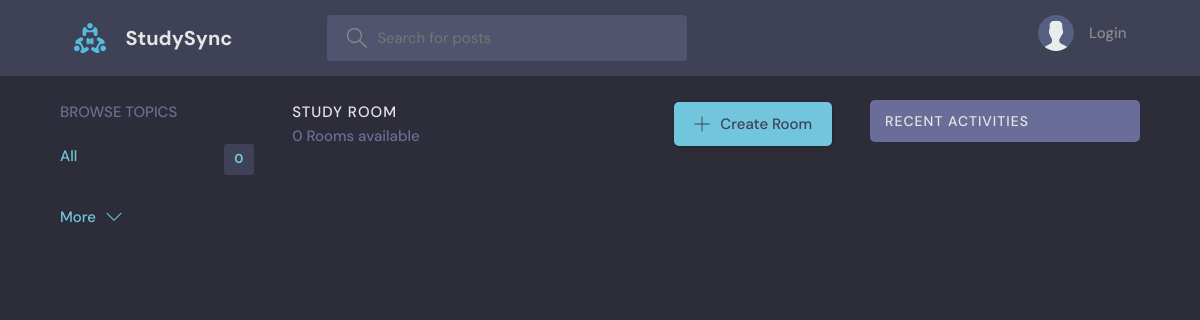
The app's page /, older data.
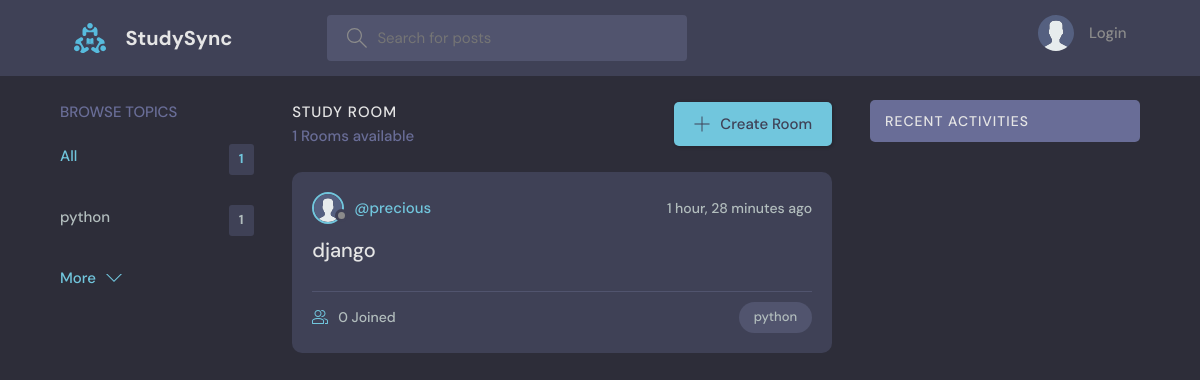
The same page, newer data.
### discord/models.py (models this page shows, shortened)
class Topic(models.Model):
    name = models.CharField(max_length=200)  # Name of the topic

class Room(models.Model):
    host = models.ForeignKey(CustomUser, on_delete=models.SET_NULL, null=True)
    topic = models.ForeignKey(Topic, on_delete=models.SET_NULL, null=True)
    name = models.CharField(max_length=200)
    description = models.TextField(null=True, blank=True)
    participants = models.ManyToManyField(CustomUser, related_name='participants')
    updated = models.DateTimeField(auto_now=True)
    created = models.DateTimeField(auto_now_add=True)
    class Meta:
        ordering = ['-updated', '-created']

class CustomUser(AbstractUser):
    profile_picture = models.ImageField(upload_to='profiles',default='name.png')

### discord/views.py (the view)
# urls.py: path('', views.home,  name="home"),                  # URL for home page
def home(request):
    q = request.GET.get('q') if request.GET.get('q') is not None else ''
    rooms = Room.objects.filter(
        Q(topic__name__icontains=q) |  # Filter rooms by topic name containing the search query
        Q(name__icontains=q) |          # Filter rooms by name containing the search query
        Q(description__icontains=q)     # Filter rooms by description containing the search query
    )
    topics = Topic.objects.all()[0:5]
    room_count = rooms.count()
    room_messages = Message.objects.filter(Q(room__topic__name__icontains=q))
    context = {
        'rooms': rooms,                 # Filtered rooms
        'topics': topics,               # First 5 topics
        'room_count': room_count,       # Number of filtered rooms
        'room_messages': room_messages  # Filtered messages
    }
    return render(request, 'discord/home.html', context)

### discord/templates/discord/home.html (shortened to what this page needs)
{% extends 'main.html' %}
{% block content %}
    <main class="layout layout--3">
      <div class="container">
        {% include 'discord/topics_component.html' %}
        <div class="roomList">
          <div class="roomList__header">
            <div>
              <h2>Study Room</h2>
              <p>{{room_count}} Rooms available</p>
            </div>
            <a class="btn btn--main" href="{% url 'discord:create-room' %}">
              <svg version="1.1" xmlns="http://www.w3.org/2000/svg" width="32" height="32" viewBox="0 0 32 32">
                <title>add</title>
                <path
                  d="M16.943 0.943h-1.885v14.115h-14.115v1.885h14.115v14.115h1.885v-14.115h14.115v-1.885h-14.115v-14.115z"
                ></path>
              </svg>
              Create Room
            </a>
          </div>
          {% include 'discord/feed_component.html' %}
        </div>
        {% include 'discord/activity_component.html' %}
      </div>
    </main>
{% endblock %}

### discord/templates/discord/topics_component.html
<div class="topics">
    <div class="topics__header">
      <h2>Browse Topics</h2>
    </div>
    <ul class="topics__list">
       <li>
           <a href="{% url 'discord:home' %}" class="active">All <span>{{topics.count}}</span></a>
       </li>
       {% for topic in topics %}
       <li>
           <a href="{% url 'discord:home' %}?q={{topic.name}}">{{topic.name}}<span>{{topic.room_set.all.count}}</span></a>
       </li>
       {% endfor %}
   </ul>
    <a class="btn btn--link" href="{% url 'discord:topics' %}">
      More
      <svg version="1.1" xmlns="http://www.w3.org/2000/svg" width="32" height="32" viewBox="0 0 32 32">
        <title>chevron-down</title>
        <path d="M16 21l-13-13h-3l16 16 16-16h-3l-13 13z"></path>
      </svg>
    </a>
  </div>

### discord/templates/discord/feed_component.html (shortened to what this page needs)
{% for room in rooms %}
{% load static %}
<div class="roomListRoom">
    <div class="roomListRoom__header">
        <a href="{% url 'discord:user-profile' %}" class="roomListRoom__author">
            <div class="avatar avatar--small">
                <img src="{% static 'images/avatar.svg' %}" />
            </div>
            <span>@{{room.host.username}}</span>
        </a>
        <div class="roomListRoom__actions">
            <span>{{room.created|timesince}} ago</span>
        </div>
    </div>
    <div class="roomListRoom__content">
        <a href="{% url 'discord:room' room.id %}">{{room.name}}</a>
    </div>
    <div class="roomListRoom__meta">
        <a href="{% url 'discord:room' room.id %}" class="roomListRoom__joined">
            {{room.participants.all.count}} Joined
        </a>
        <p class="roomListRoom__topic">{{room.topic.name}}</p>
    </div>
</div>
{% endfor %}

Row changes from the older to the newer data that the page shows:
added Topic: name "python", room_set.all.count "1"
added Room: host.username "precious", created "1 hour, 28 minutes", name "django", participants.all.count "0", topic.name "python"
Text that changed along with them:
{{ topics.count }}: "0" → "1"
{{ room_count }}: "0" → "1"
